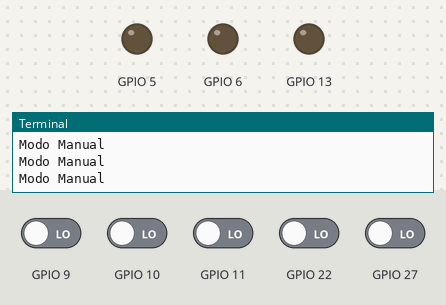
Recording of a program running on a simulated Raspberry Pi (BCM pin numbers). Parts: output pins drawn as LEDs (lit = HIGH), the last lines printed to the terminal. Inputs (shaded band) come from the test bench; at power-on: GPIO 9–11, GPIO 22, GPIO 27 LOW.

Above: at 1.2 s.
1.3 s: GPIO 11 driven HIGH
2.8 s: GPIO 9 driven HIGH and GPIO 10 driven HIGH
5.8 s: GPIO 10 driven LOW
At 8.78 s:
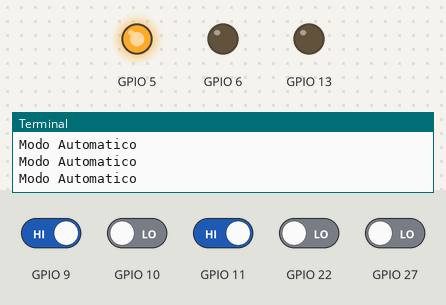
8.8 s: GPIO 10 driven HIGH
At 11.89 s:
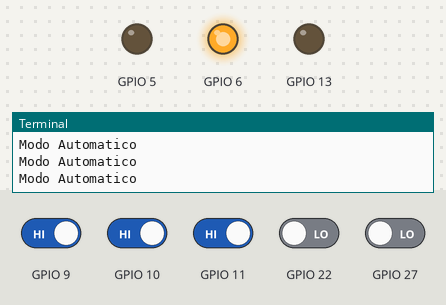
Timing chart, 0 to 13.4 s (numbered marks = the images above; inputs shaded):
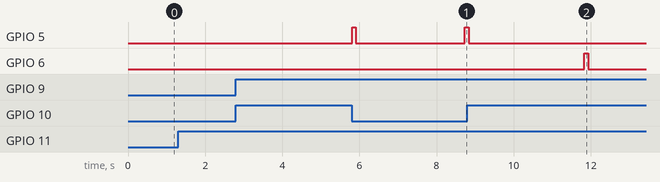

Measured:
- after the input at 8.8 s, GPIO 5: goes on until 8.8 s, then stays LOW; GPIO 6: LOW → HIGH after 3.0 s, → LOW 0.10 s later

The program:

control.py
```python
import RPi.GPIO as GPIO
import time
GPIO.setmode(GPIO.BCM)
GPIO.setup(5, GPIO.OUT) ## GPIO 5 como salida
GPIO.setup(6, GPIO.OUT) ## GPIO 6 como salida
GPIO.setup(13, GPIO.OUT) ## GPIO 13 como salida

GPIO.setup(27, GPIO.IN) ## GPIO 27 como entrada
GPIO.setup(22, GPIO.IN) ## GPIO 22 como entrada
GPIO.setup(10, GPIO.IN) ## GPIO 10 como entrada
GPIO.setup(9, GPIO.IN) ## GPIO 9 como entrada
GPIO.setup(11, GPIO.IN) ## GPIO 11 como entrada

# definicion de funciones

def activa(pin):
    GPIO.output(pin, True)
    time.sleep(0.1)
    GPIO.output(pin, False)

def lee(pin):
    return GPIO.input(pin)

def learn(pos):
    if (sensors[pos]>0.2):
        sensors[pos]-=0.2

tipo = False # False:manual - True:automatico (se lee desde el GPIO 11)
sensors = [3,3,3]

try:
    while(True):
        tipo = lee(11)
        while(tipo):
            print "Modo Automatico"
            if (lee(9)): # sensor izquierdo
                time.sleep(sensors[0])
                activa(5)
                learn(0)
            if (lee(10)): # sensor derecho
                time.sleep(sensors[1])
                activa(6)
                learn(1)
            if (lee(22)): # sensor central
                time.sleep(sensors[2])
                activa(13)
                learn(2)
            if (lee(27)): # boton
                learn(0)
                learn(1)
                learn(2)
            tipo = lee(11)
            time.sleep(0.02)
        print "Modo Manual"
        time.sleep(0.02)
except KeyboardInterrupt:
    print "chao"
    GPIO.cleanup()
```
